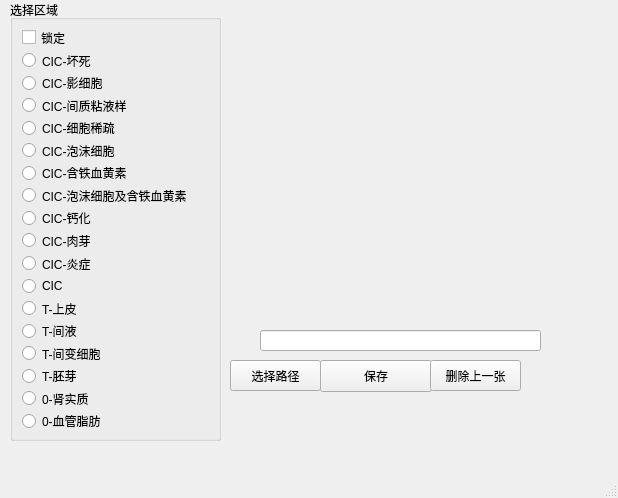
<?xml version="1.0" encoding="UTF-8"?>
<ui version="4.0">
 <class>MainWindow</class>
 <widget class="QMainWindow" name="MainWindow">
  <property name="geometry">
   <rect>
    <x>0</x>
    <y>0</y>
    <width>618</width>
    <height>498</height>
   </rect>
  </property>
  <property name="windowTitle">
   <string>辅助截图软件1.0</string>
  </property>
  <widget class="QWidget" name="centralwidget">
   <widget class="QPushButton" name="selpathButton">
    <property name="geometry">
     <rect>
      <x>230</x>
      <y>360</y>
      <width>91</width>
      <height>31</height>
     </rect>
    </property>
    <property name="text">
     <string>选择路径</string>
    </property>
   </widget>
   <widget class="QPushButton" name="saveButton">
    <property name="geometry">
     <rect>
      <x>320</x>
      <y>360</y>
      <width>112</width>
      <height>32</height>
     </rect>
    </property>
    <property name="text">
     <string>保存</string>
    </property>
   </widget>
   <widget class="QGroupBox" name="groupBox">
    <property name="geometry">
     <rect>
      <x>10</x>
      <y>0</y>
      <width>211</width>
      <height>441</height>
     </rect>
    </property>
    <property name="title">
     <string>选择区域</string>
    </property>
    <layout class="QVBoxLayout" name="verticalLayout">
     <item>
      <widget class="QCheckBox" name="checkBox">
       <property name="text">
        <string>锁定</string>
       </property>
      </widget>
     </item>
     <item>
      <widget class="QRadioButton" name="radioButton_2">
       <property name="text">
        <string>CIC-坏死</string>
       </property>
      </widget>
     </item>
     <item>
      <widget class="QRadioButton" name="radioButton">
       <property name="text">
        <string>CIC-影细胞</string>
       </property>
      </widget>
     </item>
     <item>
      <widget class="QRadioButton" name="radioButton_3">
       <property name="text">
        <string>CIC-间质粘液样</string>
       </property>
      </widget>
     </item>
     <item>
      <widget class="QRadioButton" name="radioButton_4">
       <property name="text">
        <string>CIC-细胞稀疏</string>
       </property>
      </widget>
     </item>
     <item>
      <widget class="QRadioButton" name="radioButton_5">
       <property name="text">
        <string>CIC-泡沫细胞</string>
       </property>
      </widget>
     </item>
     <item>
      <widget class="QRadioButton" name="radioButton_6">
       <property name="text">
        <string>CIC-含铁血黄素</string>
       </property>
      </widget>
     </item>
     <item>
      <widget class="QRadioButton" name="radioButton_7">
       <property name="text">
        <string>CIC-泡沫细胞及含铁血黄素</string>
       </property>
      </widget>
     </item>
     <item>
      <widget class="QRadioButton" name="radioButton_8">
       <property name="text">
        <string>CIC-钙化</string>
       </property>
      </widget>
     </item>
     <item>
      <widget class="QRadioButton" name="radioButton_9">
       <property name="text">
        <string>CIC-肉芽</string>
       </property>
      </widget>
     </item>
     <item>
      <widget class="QRadioButton" name="radioButton_10">
       <property name="text">
        <string>CIC-炎症</string>
       </property>
      </widget>
     </item>
     <item>
      <widget class="QRadioButton" name="radioButton_11">
       <property name="text">
        <string>CIC</string>
       </property>
      </widget>
     </item>
     <item>
      <widget class="QRadioButton" name="radioButton_12">
       <property name="text">
        <string>T-上皮</string>
       </property>
      </widget>
     </item>
     <item>
      <widget class="QRadioButton" name="radioButton_13">
       <property name="text">
        <string>T-间液</string>
       </property>
      </widget>
     </item>
     <item>
      <widget class="QRadioButton" name="radioButton_15">
       <property name="text">
        <string>T-间变细胞</string>
       </property>
      </widget>
     </item>
     <item>
      <widget class="QRadioButton" name="radioButton_14">
       <property name="text">
        <string>T-胚芽</string>
       </property>
      </widget>
     </item>
     <item>
      <widget class="QRadioButton" name="radioButton_16">
       <property name="text">
        <string>0-肾实质</string>
       </property>
      </widget>
     </item>
     <item>
      <widget class="QRadioButton" name="radioButton_17">
       <property name="text">
        <string>0-血管脂肪</string>
       </property>
      </widget>
     </item>
    </layout>
   </widget>
   <widget class="QLabel" name="label">
    <property name="geometry">
     <rect>
      <x>250</x>
      <y>20</y>
      <width>291</width>
      <height>301</height>
     </rect>
    </property>
    <property name="text">
     <string/>
    </property>
   </widget>
   <widget class="QLineEdit" name="pathEdit">
    <property name="geometry">
     <rect>
      <x>260</x>
      <y>330</y>
      <width>281</width>
      <height>21</height>
     </rect>
    </property>
   </widget>
   <widget class="QPushButton" name="dellastButton">
    <property name="geometry">
     <rect>
      <x>430</x>
      <y>360</y>
      <width>91</width>
      <height>31</height>
     </rect>
    </property>
    <property name="text">
     <string>删除上一张</string>
    </property>
   </widget>
  </widget>
  <widget class="QMenuBar" name="menubar">
   <property name="geometry">
    <rect>
     <x>0</x>
     <y>0</y>
     <width>618</width>
     <height>22</height>
    </rect>
   </property>
  </widget>
  <widget class="QStatusBar" name="statusbar"/>
 </widget>
 <resources/>
 <connections/>
</ui>
